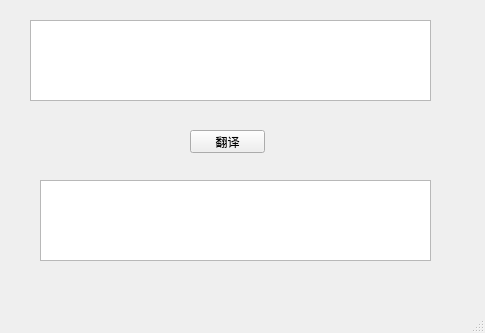
<?xml version="1.0" encoding="UTF-8"?>
<ui version="4.0">
 <class>MainWindow</class>
 <widget class="QMainWindow" name="MainWindow">
  <property name="geometry">
   <rect>
    <x>0</x>
    <y>0</y>
    <width>485</width>
    <height>333</height>
   </rect>
  </property>
  <property name="windowTitle">
   <string>MainWindow</string>
  </property>
  <widget class="QWidget" name="centralwidget">
   <widget class="QPushButton" name="pushButton">
    <property name="geometry">
     <rect>
      <x>190</x>
      <y>130</y>
      <width>75</width>
      <height>23</height>
     </rect>
    </property>
    <property name="text">
     <string>翻译</string>
    </property>
   </widget>
   <widget class="QTextEdit" name="ocr_res">
    <property name="geometry">
     <rect>
      <x>30</x>
      <y>20</y>
      <width>401</width>
      <height>81</height>
     </rect>
    </property>
   </widget>
   <widget class="QTextEdit" name="translate_res">
    <property name="geometry">
     <rect>
      <x>40</x>
      <y>180</y>
      <width>391</width>
      <height>81</height>
     </rect>
    </property>
   </widget>
  </widget>
  <widget class="QMenuBar" name="menubar">
   <property name="geometry">
    <rect>
     <x>0</x>
     <y>0</y>
     <width>485</width>
     <height>23</height>
    </rect>
   </property>
  </widget>
  <widget class="QStatusBar" name="statusbar"/>
 </widget>
 <resources/>
 <connections/>
</ui>
